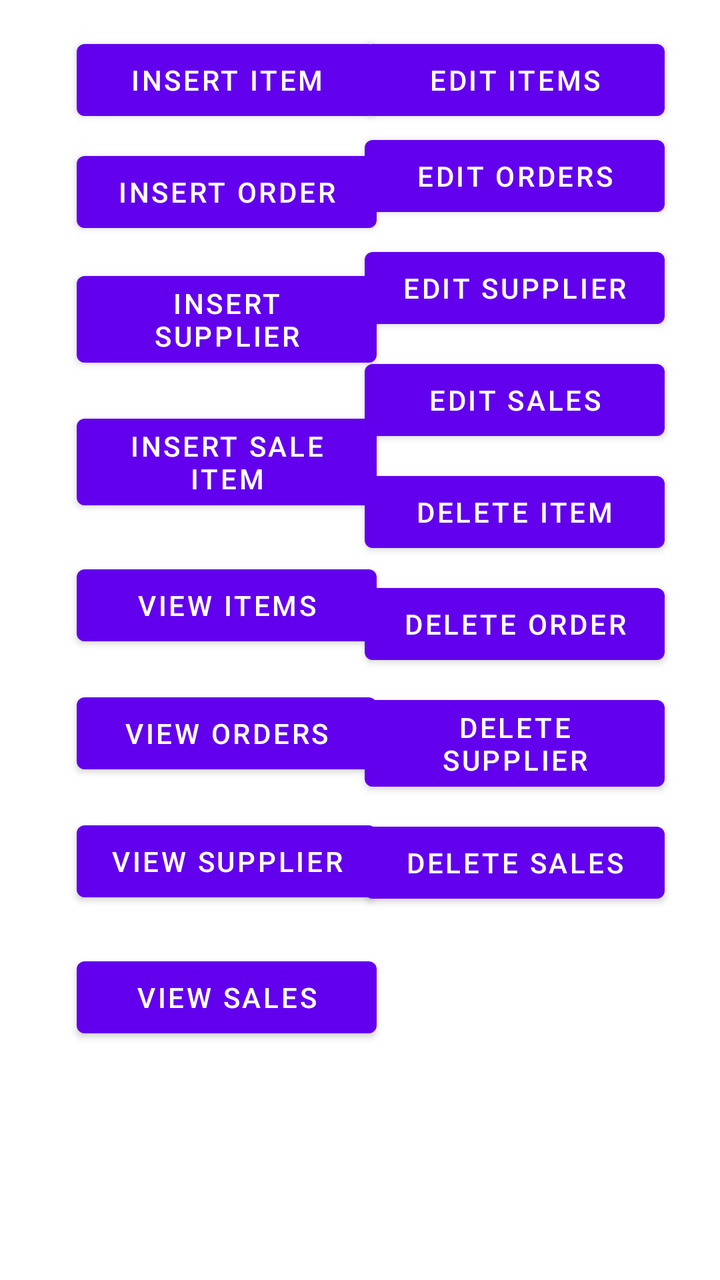
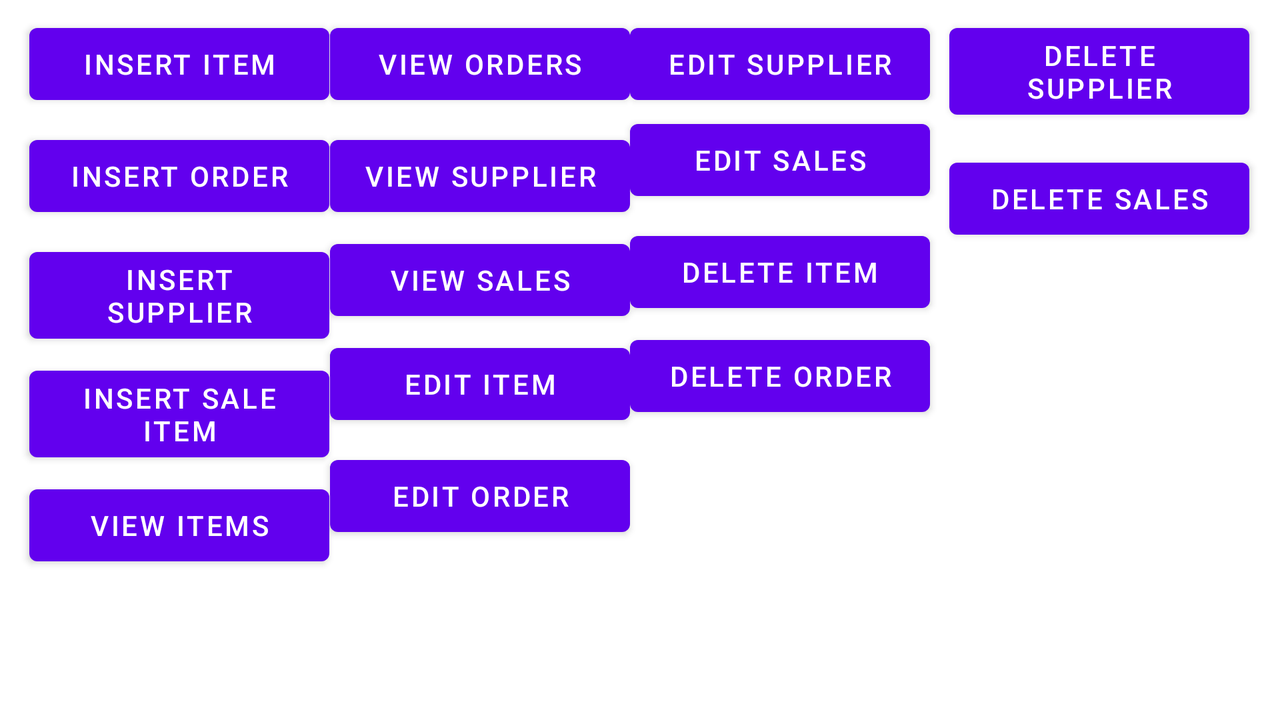

An Android layout and its configuration variant, each rendered on a device that would load it. The default file and the variant file are quoted in full after the pictures.
<!-- AndroidManifest.xml: application theme Theme.SBRFirebaseExample -->
<!-- res/layout/fragment_insert.xml -->
<?xml version="1.0" encoding="utf-8"?>
<androidx.constraintlayout.widget.ConstraintLayout
    xmlns:android="http://schemas.android.com/apk/res/android"
    xmlns:app="http://schemas.android.com/apk/res-auto"
    xmlns:tools="http://schemas.android.com/tools"
    android:layout_width="match_parent"
    android:layout_height="match_parent"
    tools:context=".InsertFragment">

    <Button
        android:id="@+id/insertStorageButton"
        android:layout_width="150dp"
        android:layout_height="wrap_content"
        android:layout_marginTop="16dp"
        android:text="Insert Item"
        app:layout_constraintEnd_toEndOf="parent"
        app:layout_constraintHorizontal_bias="0.183"
        app:layout_constraintStart_toStartOf="parent"
        app:layout_constraintTop_toTopOf="parent" />

    <Button
        android:id="@+id/InsertSaleButton"
        android:layout_width="150dp"
        android:layout_height="wrap_content"
        android:layout_marginTop="16dp"
        android:text="Insert Sale Item"
        app:layout_constraintEnd_toEndOf="parent"
        app:layout_constraintHorizontal_bias="0.183"
        app:layout_constraintStart_toStartOf="parent"
        app:layout_constraintTop_toBottomOf="@+id/insertSupplierButton" />

    <Button
        android:id="@+id/insertSupplierButton"
        android:layout_width="150dp"
        android:layout_height="wrap_content"
        android:layout_marginTop="12dp"
        android:text="Insert Supplier"
        app:layout_constraintEnd_toEndOf="parent"
        app:layout_constraintHorizontal_bias="0.183"
        app:layout_constraintStart_toStartOf="parent"
        app:layout_constraintTop_toBottomOf="@+id/insertOrderButton" />

    <Button
        android:id="@+id/ViewOrderButton"
        android:layout_width="150dp"
        android:layout_height="wrap_content"
        android:layout_marginTop="16dp"
        android:text="View Orders"
        app:layout_constraintEnd_toEndOf="parent"
        app:layout_constraintHorizontal_bias="0.183"
        app:layout_constraintStart_toStartOf="parent"
        app:layout_constraintTop_toBottomOf="@+id/ViewStorageButton" />

    <Button
        android:id="@+id/ViewSalesButton"
        android:layout_width="150dp"
        android:layout_height="wrap_content"
        android:layout_marginTop="20dp"
        android:text="View Sales"
        app:layout_constraintEnd_toEndOf="parent"
        app:layout_constraintHorizontal_bias="0.183"
        app:layout_constraintStart_toStartOf="parent"
        app:layout_constraintTop_toBottomOf="@+id/ViewSupplierButton" />

    <Button
        android:id="@+id/ViewStorageButton"
        android:layout_width="150dp"
        android:layout_height="wrap_content"
        android:layout_marginTop="20dp"
        android:text="View Items"
        app:layout_constraintEnd_toEndOf="parent"
        app:layout_constraintHorizontal_bias="0.183"
        app:layout_constraintStart_toStartOf="parent"
        app:layout_constraintTop_toBottomOf="@+id/InsertSaleButton" />

    <Button
        android:id="@+id/ViewSupplierButton"
        android:layout_width="150dp"
        android:layout_height="wrap_content"
        android:layout_marginTop="16dp"
        android:text="View Supplier"
        app:layout_constraintEnd_toEndOf="parent"
        app:layout_constraintHorizontal_bias="0.183"
        app:layout_constraintStart_toStartOf="parent"
        app:layout_constraintTop_toBottomOf="@+id/ViewOrderButton" />

    <Button
        android:id="@+id/insertOrderButton"
        android:layout_width="150dp"
        android:layout_height="wrap_content"
        android:layout_marginTop="8dp"
        android:text="Insert Order"
        app:layout_constraintEnd_toEndOf="parent"
        app:layout_constraintHorizontal_bias="0.183"
        app:layout_constraintStart_toStartOf="parent"
        app:layout_constraintTop_toBottomOf="@+id/insertStorageButton" />

    <Button
        android:id="@+id/EditStorageButton"
        android:layout_width="150dp"
        android:layout_height="wrap_content"
        android:layout_marginTop="16dp"
        android:text="Edit Items"
        app:layout_constraintEnd_toEndOf="parent"
        app:layout_constraintHorizontal_bias="0.869"
        app:layout_constraintStart_toStartOf="parent"
        app:layout_constraintTop_toTopOf="parent" />

    <Button
        android:id="@+id/EditOrderButton"
        android:layout_width="150dp"
        android:layout_height="wrap_content"
        android:text="Edit Orders"

        app:layout_constraintEnd_toEndOf="parent"
        app:layout_constraintHorizontal_bias="0.869"
        app:layout_constraintStart_toStartOf="parent"
        app:layout_constraintTop_toBottomOf="@+id/EditStorageButton" />

    <Button
        android:id="@+id/EditSupplierButton"
        android:layout_width="150dp"
        android:layout_height="wrap_content"
        android:layout_marginTop="8dp"
        android:text="Edit Supplier"
        app:layout_constraintEnd_toEndOf="parent"
        app:layout_constraintHorizontal_bias="0.869"
        app:layout_constraintStart_toStartOf="parent"
        app:layout_constraintTop_toBottomOf="@+id/EditOrderButton" />

    <Button
        android:id="@+id/EditSalesButton"
        android:layout_width="150dp"
        android:layout_height="wrap_content"
        android:layout_marginTop="8dp"
        android:text="Edit Sales"
        app:layout_constraintEnd_toEndOf="parent"
        app:layout_constraintHorizontal_bias="0.869"
        app:layout_constraintStart_toStartOf="parent"
        app:layout_constraintTop_toBottomOf="@+id/EditSupplierButton" />

    <Button
        android:id="@+id/DeleteStorageButton"
        android:layout_width="150dp"
        android:layout_height="wrap_content"
        android:layout_marginTop="8dp"
        android:text="Delete Item"
        app:layout_constraintEnd_toEndOf="parent"
        app:layout_constraintHorizontal_bias="0.869"
        app:layout_constraintStart_toStartOf="parent"
        app:layout_constraintTop_toBottomOf="@+id/EditSalesButton" />

    <Button
        android:id="@+id/DeleteOrderButton"
        android:layout_width="150dp"
        android:layout_height="wrap_content"
        android:layout_marginTop="8dp"
        android:text="Delete Order"
        app:layout_constraintEnd_toEndOf="parent"
        app:layout_constraintHorizontal_bias="0.869"
        app:layout_constraintStart_toStartOf="parent"
        app:layout_constraintTop_toBottomOf="@+id/DeleteStorageButton" />

    <Button
        android:id="@+id/DeleteSupplierButton"
        android:layout_width="150dp"
        android:layout_height="wrap_content"
        android:layout_marginTop="8dp"
        android:text="Delete Supplier"
        app:layout_constraintEnd_toEndOf="parent"
        app:layout_constraintHorizontal_bias="0.869"
        app:layout_constraintStart_toStartOf="parent"
        app:layout_constraintTop_toBottomOf="@+id/DeleteOrderButton" />

    <Button
        android:id="@+id/DeleteSalesButton"
        android:layout_width="150dp"
        android:layout_height="wrap_content"
        android:layout_marginTop="8dp"
        android:text="Delete Sales"
        app:layout_constraintEnd_toEndOf="parent"
        app:layout_constraintHorizontal_bias="0.869"
        app:layout_constraintStart_toStartOf="parent"
        app:layout_constraintTop_toBottomOf="@+id/DeleteSupplierButton" />


</androidx.constraintlayout.widget.ConstraintLayout>
<!-- resources referenced by this layout -->
<resources>
  <style name="Theme.SBRFirebaseExample" parent="Theme.MaterialComponents.DayNight.DarkActionBar">
          
          <item name="colorPrimary">@color/purple_500</item>
          <item name="colorPrimaryVariant">@color/purple_700</item>
          <item name="colorOnPrimary">@color/white</item>
          
          <item name="colorSecondary">@color/teal_200</item>
          <item name="colorSecondaryVariant">@color/teal_700</item>
          <item name="colorOnSecondary">@color/black</item>
          
          <item name="android:statusBarColor">?attr/colorPrimaryVariant</item>
          
      </style>
</resources>
<!-- res/layout-land/fragment_insert.xml (the repository's variant of the layout above) -->
<!-- drawn on the phone turned sideways -->
<?xml version="1.0" encoding="utf-8"?>
<androidx.constraintlayout.widget.ConstraintLayout
    xmlns:android="http://schemas.android.com/apk/res/android"
    xmlns:app="http://schemas.android.com/apk/res-auto"
    xmlns:tools="http://schemas.android.com/tools"
    android:layout_width="match_parent"
    android:layout_height="match_parent"
    tools:context=".InsertFragment">

    <Button
        android:id="@+id/insertStorageButton"
        android:layout_width="150dp"
        android:layout_height="wrap_content"
        android:layout_marginTop="8dp"
        android:text="Insert Item"
        app:layout_constraintEnd_toEndOf="parent"
        app:layout_constraintHorizontal_bias="0.03"
        app:layout_constraintStart_toStartOf="parent"
        app:layout_constraintTop_toTopOf="parent" />

    <Button
        android:id="@+id/insertSupplierButton"
        android:layout_width="150dp"
        android:layout_height="wrap_content"
        android:layout_marginTop="8dp"
        android:text="Insert Supplier"
        app:layout_constraintEnd_toEndOf="parent"
        app:layout_constraintHorizontal_bias="0.03"
        app:layout_constraintStart_toStartOf="parent"
        app:layout_constraintTop_toBottomOf="@+id/insertOrderButton" />

    <Button
        android:id="@+id/InsertSaleButton"
        android:layout_width="150dp"
        android:layout_height="wrap_content"
        android:layout_marginTop="4dp"
        android:text="Insert Sale Item"
        app:layout_constraintEnd_toEndOf="parent"
        app:layout_constraintHorizontal_bias="0.03"
        app:layout_constraintStart_toStartOf="parent"
        app:layout_constraintTop_toBottomOf="@+id/insertSupplierButton" />

    <Button
        android:id="@+id/insertOrderButton"
        android:layout_width="150dp"
        android:layout_height="wrap_content"
        android:layout_marginTop="8dp"
        android:text="Insert Order"
        app:layout_constraintEnd_toEndOf="parent"
        app:layout_constraintHorizontal_bias="0.03"
        app:layout_constraintStart_toStartOf="parent"
        app:layout_constraintTop_toBottomOf="@+id/insertStorageButton" />

    <Button
        android:id="@+id/ViewOrderButton"
        android:layout_width="150dp"
        android:layout_height="wrap_content"
        android:layout_marginTop="8dp"
        android:text="View Orders"
        app:layout_constraintEnd_toEndOf="parent"
        app:layout_constraintHorizontal_bias="0.337"
        app:layout_constraintStart_toStartOf="parent"
        app:layout_constraintTop_toTopOf="parent" />

    <Button
        android:id="@+id/EditStorageButton"
        android:layout_width="150dp"
        android:layout_height="wrap_content"
        android:layout_marginTop="4dp"
        android:text="Edit Item"
        app:layout_constraintEnd_toEndOf="parent"
        app:layout_constraintHorizontal_bias="0.337"
        app:layout_constraintStart_toStartOf="parent"
        app:layout_constraintTop_toBottomOf="@+id/ViewSalesButton" />

    <Button
        android:id="@+id/EditOrderButton"
        android:layout_width="150dp"
        android:layout_height="wrap_content"
        android:layout_marginTop="8dp"

        android:text="Edit Order"
        app:layout_constraintEnd_toEndOf="parent"
        app:layout_constraintHorizontal_bias="0.337"
        app:layout_constraintStart_toStartOf="parent"
        app:layout_constraintTop_toBottomOf="@+id/EditStorageButton" />

    <Button
        android:id="@+id/EditSupplierButton"
        android:layout_width="150dp"
        android:layout_height="wrap_content"
        android:layout_marginTop="8dp"
        android:text="Edit Supplier"
        app:layout_constraintEnd_toEndOf="parent"
        app:layout_constraintHorizontal_bias="0.643"
        app:layout_constraintStart_toStartOf="parent"
        app:layout_constraintTop_toTopOf="parent" />

    <Button
        android:id="@+id/ViewSupplierButton"
        android:layout_width="150dp"
        android:layout_height="wrap_content"
        android:layout_marginTop="8dp"
        android:text="View Supplier"
        app:layout_constraintEnd_toEndOf="parent"
        app:layout_constraintHorizontal_bias="0.337"
        app:layout_constraintStart_toStartOf="parent"
        app:layout_constraintTop_toBottomOf="@+id/ViewOrderButton" />

    <Button
        android:id="@+id/EditSalesButton"
        android:layout_width="150dp"
        android:layout_height="wrap_content"
        android:text="Edit Sales"
        app:layout_constraintEnd_toEndOf="parent"
        app:layout_constraintHorizontal_bias="0.643"
        app:layout_constraintStart_toStartOf="parent"
        app:layout_constraintTop_toBottomOf="@+id/EditSupplierButton" />

    <Button
        android:id="@+id/DeleteStorageButton"
        android:layout_width="150dp"
        android:layout_height="wrap_content"
        android:layout_marginTop="8dp"
        android:text="Delete Item"
        app:layout_constraintEnd_toEndOf="parent"
        app:layout_constraintHorizontal_bias="0.643"
        app:layout_constraintStart_toStartOf="parent"
        app:layout_constraintTop_toBottomOf="@+id/EditSalesButton" />

    <Button
        android:id="@+id/DeleteOrderButton"
        android:layout_width="150dp"
        android:layout_height="wrap_content"
        android:layout_marginTop="4dp"
        android:text="Delete Order"
        app:layout_constraintEnd_toEndOf="parent"
        app:layout_constraintHorizontal_bias="0.643"
        app:layout_constraintStart_toStartOf="parent"
        app:layout_constraintTop_toBottomOf="@+id/DeleteStorageButton" />

    <Button
        android:id="@+id/DeleteSupplierButton"
        android:layout_width="150dp"
        android:layout_height="wrap_content"
        android:layout_marginTop="8dp"
        android:text="Delete Supplier"
        app:layout_constraintEnd_toEndOf="parent"
        app:layout_constraintHorizontal_bias="0.969"
        app:layout_constraintStart_toStartOf="parent"
        app:layout_constraintTop_toTopOf="parent" />

    <Button
        android:id="@+id/DeleteSalesButton"
        android:layout_width="150dp"
        android:layout_height="wrap_content"
        android:layout_marginTop="12dp"
        android:text="Delete Sales"
        app:layout_constraintEnd_toEndOf="parent"
        app:layout_constraintHorizontal_bias="0.969"
        app:layout_constraintStart_toStartOf="parent"
        app:layout_constraintTop_toBottomOf="@+id/DeleteSupplierButton" />

    <Button
        android:id="@+id/ViewSalesButton"
        android:layout_width="150dp"
        android:layout_height="wrap_content"
        android:layout_marginTop="4dp"
        android:text="View Sales"
        app:layout_constraintEnd_toEndOf="parent"
        app:layout_constraintHorizontal_bias="0.337"
        app:layout_constraintStart_toStartOf="parent"
        app:layout_constraintTop_toBottomOf="@+id/ViewSupplierButton" />

    <Button
        android:id="@+id/ViewStorageButton"
        android:layout_width="150dp"
        android:layout_height="wrap_content"
        android:layout_marginTop="4dp"
        android:text="View Items"
        app:layout_constraintEnd_toEndOf="parent"
        app:layout_constraintHorizontal_bias="0.03"
        app:layout_constraintStart_toStartOf="parent"
        app:layout_constraintTop_toBottomOf="@+id/InsertSaleButton" />


</androidx.constraintlayout.widget.ConstraintLayout>
